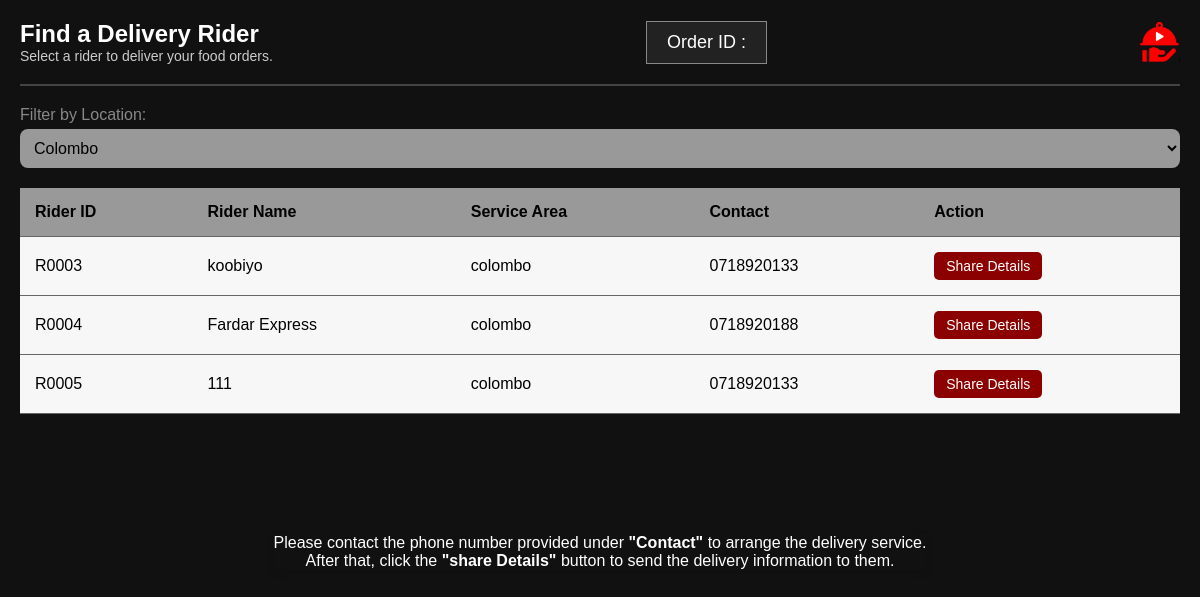
Page /findRider.php on the committed database.
### tables this page shows
CREATE TABLE `riderregister` (
  `Rider_ID` int NOT NULL AUTO_INCREMENT,
  `Name` varchar(100) DEFAULT NULL,
  `Service_area` varchar(100) DEFAULT NULL,
  `Email` varchar(100) DEFAULT NULL,
  `Phone_number` varchar(20) DEFAULT NULL,
  `Password` varchar(100) DEFAULT NULL,
  `Google_account` varchar(100) DEFAULT NULL,
  PRIMARY KEY (`Rider_ID`),
  UNIQUE KEY `Email` (`Email`)
);

### findRider.php (the view, shortened to what this page needs)
<?php
include "connection.php";
$order_id = $_GET['order_id'] ?? null;
$location_filter = $_GET['location'] ?? 'Colombo';
$riders = [];
$sql = "SELECT * FROM riderregister WHERE Service_area = ? OR ? = 'All Locations'";
$stmt = $conn->prepare($sql);
$stmt->bind_param("ss", $location_filter, $location_filter);
$stmt->execute();
$result = $stmt->get_result();
while ($row = $result->fetch_assoc()) {
    $riders[] = $row;
}
?>
<!DOCTYPE html>
<html lang="en">
<head>
  <link rel="stylesheet" href="../YCD/css/findRider.css" />
</head>
<body>
 <div class="container">
  <header>
    <div class="title-section">
      <h1>Find a Delivery Rider</h1>
      <p>Select a rider to deliver your food orders.</p>
    </div>
    <div class="order-id">Order ID : <?= htmlspecialchars($order_id) ?></div>
    <div class="logo"><img src="../YCD/images/logo.png" alt="Logo"></div>
  </header>
  <hr />
  <form method="GET" class="filter-section">
    <label for="location">Filter by Location:</label>
    <select id="location" name="location" onchange="this.form.submit()">
      <option <?= $location_filter === 'Colombo' ? 'selected' : '' ?>>Colombo</option>
    </select>
  </form>
  <table>
    <thead>
      <tr>
        <th>Rider ID</th>
        <th>Rider Name</th>
        <th>Service Area</th>
        <th>Contact</th>
        <th>Action</th>
      </tr>
    </thead>
    <tbody>
    <?php foreach ($riders as $rider): ?>
      <tr>
        <td><?= 'R' . str_pad($rider['Rider_ID'], 4, '0', STR_PAD_LEFT) ?></td>
        <td><?= htmlspecialchars($rider['Name']) ?></td>
        <td><?= htmlspecialchars($rider['Service_area']) ?></td>
        <td><?= htmlspecialchars($rider['Phone_number']) ?></td>
        <td>
          <form method="POST">
            <button type="submit" name="assign_rider" class="connect-btn">Share Details</button>
          </form>
        </td>
      </tr>
    <?php endforeach; ?>
    </tbody>
  </table>
</div>
<div class="note" style="width: fit-content; margin: 100px auto; text-align: center; padding: 0px; box-shadow: 0 2px 8px rgba(0, 0, 0, 0.1); font-family: Arial, sans-serif;">
  <p>
    Please contact the phone number provided under <b>"Contact"</b> to arrange the delivery service.<br>
    After that, click the <b>"share Details"</b> button to send the delivery information to them.
  </p>
</div>
</body>
</html>

### css/findRider.css (style rules this page uses)
body { background-color: #111; color: white; font-family: Arial, sans-serif; margin: 0; padding: 0; }
.container { padding: 20px; }
header { display: flex; align-items: center; justify-content: space-between; }
.logo img { width: 40px; height: 40px; }
.title-section h1 { margin: 0; font-size: 24px; }
.title-section p { margin: 0; font-size: 14px; color: #ccc; }
.order-id { background-color: #222; border: 1px solid #888; padding: 10px 20px; font-size: 18px; }
.logo { width: 40px; height: 40px; background-image: url('bell-icon.png'); background-size: contain; background-repeat: no-repeat; }
hr { border: 1px solid #444; margin: 20px 0; }
.filter-section { margin-bottom: 20px; }
label { display: block; margin-bottom: 5px; color: #888; }
select { width: 100%; padding: 10px; font-size: 16px; background-color: #999; color: black; border: none; border-radius: 8px; }
select option { background-color: #222; color: white; }
table { width: 100%; border-collapse: collapse; margin-top: 20px; }
th, td { padding: 15px; text-align: left; border-bottom: 1px solid #666; background-color: #f7f7f7; color: black; }
th { background-color: #999; }
.connect-btn { background-color: darkred; color: white; padding: 6px 12px; border: none; border-radius: 5px; font-size: 14px; cursor: pointer; }

### rows in the picture
riderregister: Rider_ID "0003", Name "koobiyo", Service_area "colombo", Phone_number "0718920133"
riderregister: Rider_ID "0004", Name "Fardar Express", Service_area "colombo", Phone_number "0718920188"
riderregister: Rider_ID "0005", Name "111", Service_area "colombo", Phone_number "0718920133"
